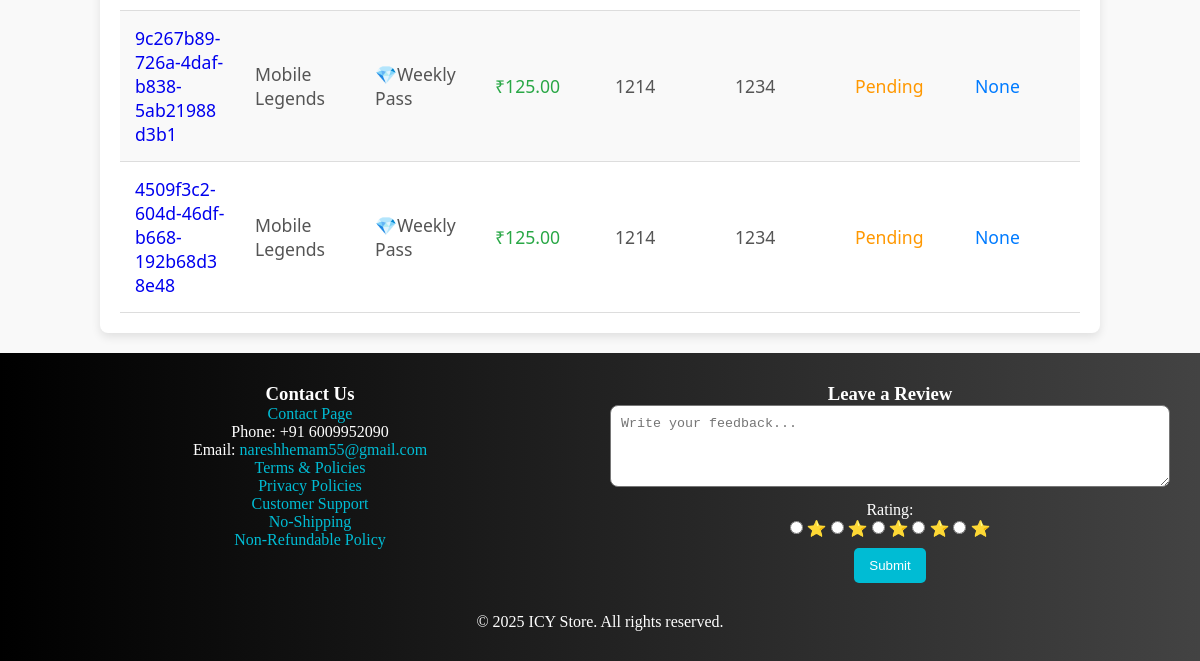
The page /orders/ (signed in, lower part) on the database as committed earlier.
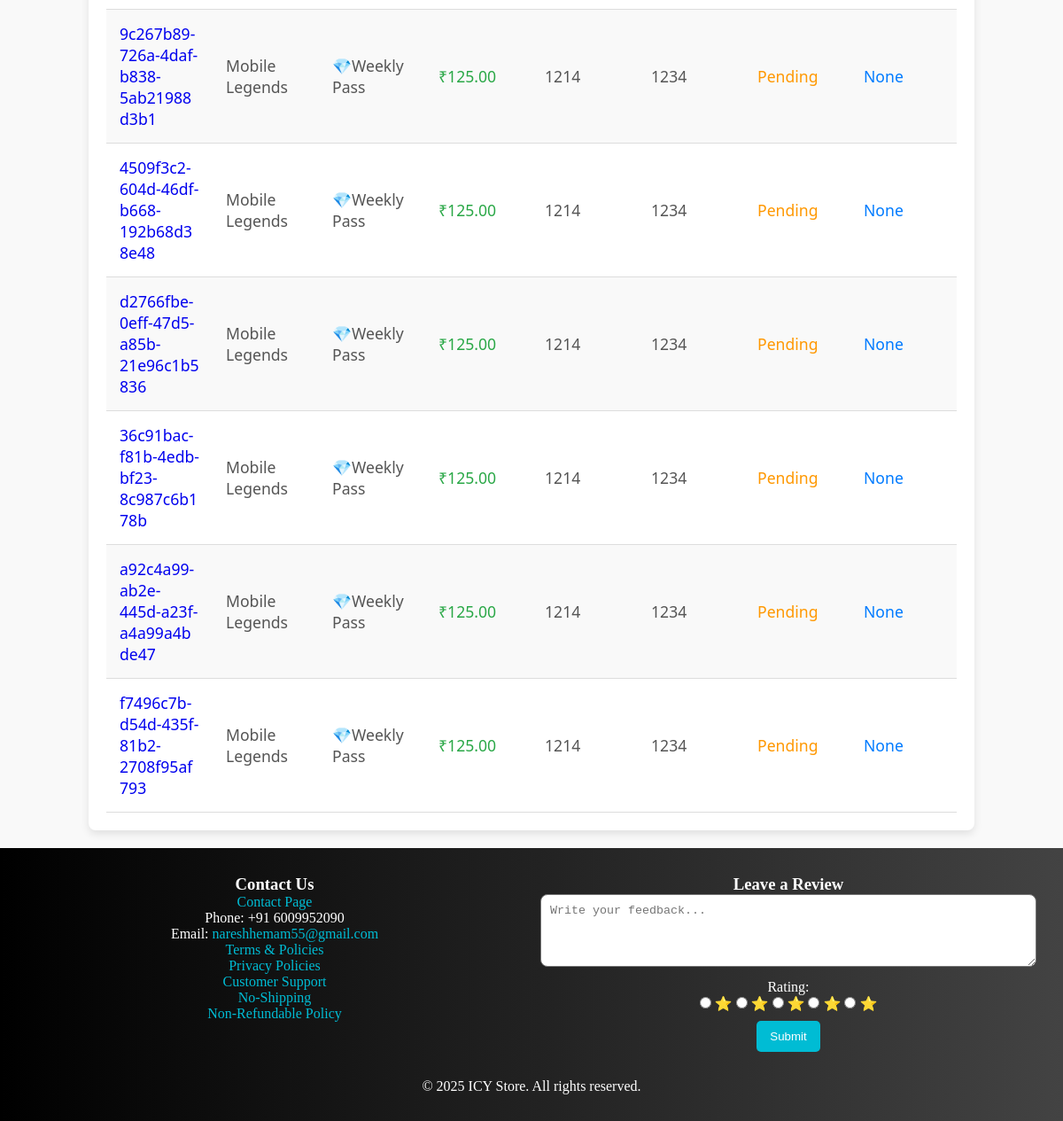
The same page on the database as committed later.
### users/models.py (models this page shows, shortened)
class Order(models.Model):
    username = models.ForeignKey(User, on_delete=models.CASCADE)
    product_name = models.CharField(max_length=100)
    price = models.DecimalField(max_digits=10, decimal_places=2)
    order_id = models.CharField(max_length=100, unique=True)
    player_id = models.CharField(max_length=255, null=False, default='unknown')
    server_id = models.CharField(max_length=255, null=False, default='unknown')
    transaction_id = models.CharField(max_length=100, blank=True, null=True)
    status = models.CharField(max_length=20, default="Pending")
    created_at = models.DateTimeField(auto_now_add=True)
    game = models.ForeignKey(Game, on_delete=models.CASCADE, null=True, blank=True)  # NEW

class Game(models.Model):
    name = models.CharField(max_length=100)
    image = models.ImageField(upload_to='game_images/')  # Add this line
    def __str__(self):
        return self.name

### users/views.py (the view)
# urls.py: path('orders/', views.orders, name='orders'),
@login_required
def orders(request):
    user_orders = Order.objects.filter(username=request.user)
    form = ReviewForm()
    return render(request, 'orders.html', {'user_orders': user_orders, 'form':form})

### users/views.py
class ReviewForm(forms.ModelForm):
    class Meta:
        model = Review
        fields = ['review_text', 'rating']
        widgets = {
            'review_text': forms.Textarea(attrs={
                'placeholder': 'Write your feedback...',
                'rows': 4,
                'style': 'width: 100%; padding: 10px; border-radius: 8px;'
            }),
        }

### users/context_processors.py (called while the page is built)
def cart_item_count(request):
    if request.user.is_authenticated:
        count = Cart.objects.filter(user=request.user).count()
    else:
        count = 0
    return {
        'cart_count': count
    }

### users/templates/orders.html (shortened to what this page needs)
{% load static %}
<!DOCTYPE html>
<html lang="en">
<head>
    <link rel="stylesheet" href="{% static 'css/styles.css' %}">
    <link rel="stylesheet" href="{% static 'css/tables.css' %}">
</head>
<body>
    <main>
        {% if user_orders %}
        <div class="orders-table-container">
            <table class="orders-table">
                <tbody>
                    {% for order in user_orders %}
                    <tr>
                        <td><a href="{% url 'order_detail' order.id %}" class="order-id-link">{{ order.order_id }}</a></td>
                        <td>{{ order.game }}</td>
                        <td>{{ order.product_name }}</td>
                        <td>₹{{ order.price }}</td>
                        <td>{{ order.player_id }}</td>
                        <td>{{ order.server_id }}</td>
                        <td>{{ order.status }}</td>
                        <td>{{ order.transaction_id }}</td>
                    </tr>
                    {% endfor %}
                </tbody>
            </table>
        </div>
        {% else %}
        <p>You have no orders yet!</p>
        {% endif %}
    </main>
    <footer style="background: linear-gradient(to right, #000000, #434343); color: white; padding: 30px;">
    <div style="display: flex; flex-wrap: wrap; justify-content: space-between;">
        <div style="flex: 1; min-width: 250px; margin-right: 20px;">
            <h3>Contact Us</h3>
            <p><a href="{% url 'contact' %}" style="color: #00bcd4;">Contact Page</a></p>
            <p>Phone: +91 6009952090</p>
            <p>Email: <a href="mailto:nareshhemam55@gmail.com" style="color: #00bcd4;">nareshhemam55@gmail.com</a></p>
            <p><a href="{% url 'terms' %}" style="color: #00bcd4;">Terms & Policies</a></p>
            <p><a href="{% url 'privacy' %}" style="color: #00bcd4;">Privacy Policies</a></p>
            <p><a href="{% url 'support' %}" style="color: #00bcd4;">Customer Support</a></p>
            <p><a href="{% url 'shipping' %}" style="color: #00bcd4;">No-Shipping</a></p>
            <p><a href="{% url 'non_refund' %}" style="color: #00bcd4;">Non-Refundable Policy</a></p>
        </div>
<div style="flex: 1; min-width: 250px;">
    <h3>Leave a Review</h3>
    <form action="{% url 'submit_review' %}" method="post">
        {{ form.review_text }}
        <div style="margin: 10px 0;">
            <label>Rating:</label>
            <div>
                {% for value, label in form.rating.field.choices %}
                    <input type="radio" name="rating" value="{{ value }}" id="star{{ value }}">
                    <label for="star{{ value }}">⭐</label>
                {% endfor %}
            </div>
        </div>
        <button type="submit" style="background-color: #00bcd4; color: white; padding: 10px 15px; border: none; border-radius: 5px;">Submit</button>
    </form>
</div>
    </div>
    <div style="text-align: center; margin-top: 30px;">
        <p>&copy; 2025 ICY Store. All rights reserved.</p>
    </div>
</footer>
</body>
</html>

Rows that differ between the two databases and show on the page:
added Order: order_id "d2766fbe-0eff-47d5-a85b-21e96c1b5836", game "Mobile Legends", product_name "💎Weekly Pass", price "125.00", player_id "1214", server_id "1234", status "Pending", transaction_id "None"
added Order: order_id "36c91bac-f81b-4edb-bf23-8c987c6b178b", game "Mobile Legends", product_name "💎Weekly Pass", price "125.00", player_id "1214", server_id "1234", status "Pending", transaction_id "None"
added Order: order_id "a92c4a99-ab2e-445d-a23f-a4a99a4bde47", game "Mobile Legends", product_name "💎Weekly Pass", price "125.00", player_id "1214", server_id "1234", status "Pending", transaction_id "None"
added Order: order_id "f7496c7b-d54d-435f-81b2-2708f95af793", game "Mobile Legends", product_name "💎Weekly Pass", price "125.00", player_id "1214", server_id "1234", status "Pending", transaction_id "None"
